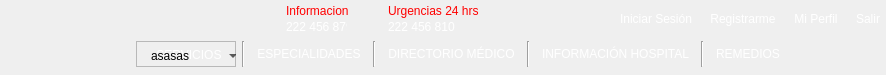
     <widget class="QWidget" name="widget_menuP" native="true">
      <property name="enabled">
       <bool>true</bool>
      </property>
      <property name="minimumSize">
       <size>
        <width>886</width>
        <height>75</height>
       </size>
      </property>
      <property name="maximumSize">
       <size>
        <width>16777215</width>
        <height>75</height>
       </size>
      </property>
      <property name="styleSheet">
       <string notr="true">#label_informacion, #label_urgencias{
	color: rgb(255, 0, 0);
}
#label_telefono1, #label_telefono2{
	color: rgb(255, 255, 255);
}
#pushButton_login, #pushButton_registro, #pushButton_salir,#pushButton_miPerfil{
	background-color: transparent;
	border-radius:6px;
	border:none;
	color:#fff;
	padding:6px;
	text-decoration:none;
}
#pushButton_login:hover, #pushButton_registro:hover, #pushButton_salir:hover,#pushButton_miPerfil:hover{
	color: rgb(111, 157, 183);
}
#pushButton_login:focus, #pushButton_registro:focus, #pushButton_miPerfil:focus{
	background: rgb(51, 97, 123);
	color: rgb(255, 255, 255);
}
#pb_servicios, #pushButton_especialidades, #pushButton__dirMedico, #pushButton_infoHospital,#pb_remedios{
	background-color: transparent;
	border-radius:6px;
	color:#fff;
	padding:6px;
	text-decoration:none;
}
#pb_servicios:hover, #pushButton_especialidades:hover, #pushButton__dirMedico:hover, #pushButton_infoHospital:hover,#pb_remedios:hover{
	color: rgb(111, 157, 183);
}</string>
      </property>
      <layout class="QGridLayout" name="gridLayout_11">
       <property name="leftMargin">
        <number>0</number>
       </property>
       <property name="topMargin">
        <number>0</number>
       </property>
       <property name="rightMargin">
        <number>0</number>
       </property>
       <property name="bottomMargin">
        <number>0</number>
       </property>
       <property name="spacing">
        <number>6</number>
       </property>
       <item row="0" column="0">
        <layout class="QHBoxLayout" name="horizontalLayout_29">
         <item>
          <widget class="QPushButton" name="pushButton_logo">
           <property name="minimumSize">
            <size>
             <width>80</width>
             <height>50</height>
            </size>
           </property>
           <property name="maximumSize">
            <size>
             <width>80</width>
             <height>50</height>
            </size>
           </property>
           <property name="styleSheet">
            <string notr="true">border:none;
background-color:transparent;
padding-top:0;</string>
           </property>
           <property name="text">
            <string/>
           </property>
           <property name="icon">
            <iconset resource="imgs/imgs.qrc">
             <normaloff>:/imgs/logofinal1.png</normaloff>:/imgs/logofinal1.png</iconset>
           </property>
           <property name="iconSize">
            <size>
             <width>80</width>
             <height>50</height>
            </size>
           </property>
          </widget>
         </item>
         <item>
          <layout class="QVBoxLayout" name="verticalLayout_5">
           <property name="bottomMargin">
            <number>5</number>
           </property>
           <item>
            <layout class="QHBoxLayout" name="horizontalLayout">
             <item>
              <spacer name="horizontalSpacer">
               <property name="orientation">
                <enum>Qt::Horizontal</enum>
               </property>
               <property name="sizeType">
                <enum>QSizePolicy::Expanding</enum>
               </property>
               <property name="sizeHint" stdset="0">
                <size>
                 <width>200</width>
                 <height>20</height>
                </size>
               </property>
              </spacer>
             </item>
             <item>
              <layout class="QVBoxLayout" name="verticalLayout">
               <property name="spacing">
                <number>0</number>
               </property>
               <item>
                <widget class="QLabel" name="label_informacion">
                 <property name="minimumSize">
                  <size>
                   <width>66</width>
                   <height>16</height>
                  </size>
                 </property>
                 <property name="font">
                  <font>
                   <pointsize>9</pointsize>
                  </font>
                 </property>
                 <property name="text">
                  <string>Informacion</string>
                 </property>
                </widget>
               </item>
               <item>
                <widget class="QLabel" name="label_telefono1">
                 <property name="minimumSize">
                  <size>
                   <width>61</width>
                   <height>16</height>
                  </size>
                 </property>
                 <property name="maximumSize">
                  <size>
                   <width>61</width>
                   <height>16</height>
                  </size>
                 </property>
                 <property name="text">
                  <string>222 456 879</string>
                 </property>
                </widget>
               </item>
              </layout>
             </item>
             <item>
              <spacer name="horizontalSpacer_5">
               <property name="orientation">
                <enum>Qt::Horizontal</enum>
               </property>
               <property name="sizeType">
                <enum>QSizePolicy::Fixed</enum>
               </property>
               <property name="sizeHint" stdset="0">
                <size>
                 <width>30</width>
                 <height>20</height>
                </size>
               </property>
              </spacer>
             </item>
             <item>
              <layout class="QVBoxLayout" name="verticalLayout_2">
               <property name="spacing">
                <number>0</number>
               </property>
               <item>
                <widget class="QLabel" name="label_urgencias">
                 <property name="minimumSize">
                  <size>
                   <width>91</width>
                   <height>16</height>
                  </size>
                 </property>
                 <property name="font">
                  <font>
                   <pointsize>9</pointsize>
                  </font>
                 </property>
                 <property name="text">
                  <string>Urgencias 24 hrs</string>
                 </property>
                </widget>
               </item>
               <item>
                <widget class="QLabel" name="label_telefono2">
                 <property name="minimumSize">
                  <size>
                   <width>61</width>
                   <height>16</height>
                  </size>
                 </property>
                 <property name="maximumSize">
                  <size>
                   <width>81</width>
                   <height>16</height>
                  </size>
                 </property>
                 <property name="text">
                  <string>222 456 810</string>
                 </property>
                </widget>
               </item>
              </layout>
             </item>
             <item>
              <spacer name="horizontalSpacer_2">
               <property name="orientation">
                <enum>Qt::Horizontal</enum>
               </property>
               <property name="sizeHint" stdset="0">
                <size>
                 <width>40</width>
                 <height>20</height>
                </size>
               </property>
              </spacer>
             </item>
             <item>
              <widget class="QPushButton" name="pushButton_login">
               <property name="text">
                <string>Iniciar Sesión</string>
               </property>
              </widget>
             </item>
             <item>
              <widget class="QPushButton" name="pushButton_registro">
               <property name="text">
                <string>Registrarme</string>
               </property>
              </widget>
             </item>
             <item>
              <widget class="QPushButton" name="pushButton_miPerfil">
               <property name="text">
                <string>Mi Perfil</string>
               </property>
              </widget>
             </item>
             <item>
              <widget class="QPushButton" name="pushButton_salir">
               <property name="text">
                <string>Salir</string>
               </property>
              </widget>
             </item>
            </layout>
           </item>
           <item>
            <layout class="QHBoxLayout" name="horizontalLayout_26">
             <item>
              <spacer name="horizontalSpacer_4">
               <property name="orientation">
                <enum>Qt::Horizontal</enum>
               </property>
               <property name="sizeType">
                <enum>QSizePolicy::Expanding</enum>
               </property>
               <property name="sizeHint" stdset="0">
                <size>
                 <width>40</width>
                 <height>20</height>
                </size>
               </property>
              </spacer>
             </item>
             <item>
              <widget class="QFrame" name="frame_2">
               <property name="minimumSize">
                <size>
                 <width>100</width>
                 <height>0</height>
                </size>
               </property>
               <property name="frameShape">
                <enum>QFrame::StyledPanel</enum>
               </property>
               <property name="frameShadow">
                <enum>QFrame::Raised</enum>
               </property>
               <widget class="QPushButton" name="pb_servicios">
                <property name="geometry">
                 <rect>
                  <x>10</x>
                  <y>0</y>
                  <width>86</width>
                  <height>28</height>
                 </rect>
                </property>
                <property name="text">
                 <string>SERVICIOS</string>
                </property>
               </widget>
               <widget class="QComboBox" name="cb_servicios">
                <property name="geometry">
                 <rect>
                  <x>10</x>
                  <y>0</y>
                  <width>95</width>
                  <height>30</height>
                 </rect>
                </property>
                <property name="styleSheet">
                 <string notr="true">background:transparent;
border:none;</string>
                </property>
                <item>
                 <property name="text">
                  <string>asasas</string>
                 </property>
                </item>
                <item>
                 <property name="text">
                  <string>aassss</string>
                 </property>
                </item>
               </widget>
              </widget>
             </item>
             <item>
              <widget class="Line" name="line">
               <property name="orientation">
                <enum>Qt::Vertical</enum>
               </property>
              </widget>
             </item>
             <item>
              <widget class="QPushButton" name="pushButton_especialidades">
               <property name="text">
                <string>ESPECIALIDADES</string>
               </property>
              </widget>
             </item>
             <item>
              <widget class="Line" name="line_2">
               <property name="orientation">
                <enum>Qt::Vertical</enum>
               </property>
              </widget>
             </item>
             <item>
              <widget class="QPushButton" name="pushButton__dirMedico">
               <property name="text">
                <string>DIRECTORIO MÉDICO</string>
               </property>
              </widget>
             </item>
             <item>
              <widget class="Line" name="line_3">
               <property name="orientation">
                <enum>Qt::Vertical</enum>
               </property>
              </widget>
             </item>
             <item>
              <widget class="QPushButton" name="pushButton_infoHospital">
               <property name="text">
                <string>INFORMACIÓN HOSPITAL</string>
               </property>
              </widget>
             </item>
             <item>
              <widget class="Line" name="line_8">
               <property name="orientation">
                <enum>Qt::Vertical</enum>
               </property>
              </widget>
             </item>
             <item>
              <widget class="QPushButton" name="pb_remedios">
               <property name="text">
                <string>REMEDIOS</string>
               </property>
              </widget>
             </item>
             <item>
              <spacer name="horizontalSpacer_145">
               <property name="orientation">
                <enum>Qt::Horizontal</enum>
               </property>
               <property name="sizeHint" stdset="0">
                <size>
                 <width>40</width>
                 <height>20</height>
                </size>
               </property>
              </spacer>
             </item>
             <item>
              <spacer name="horizontalSpacer_3">
               <property name="orientation">
                <enum>Qt::Horizontal</enum>
               </property>
               <property name="sizeHint" stdset="0">
                <size>
                 <width>13</width>
                 <height>25</height>
                </size>
               </property>
              </spacer>
             </item>
            </layout>
           </item>
          </layout>
         </item>
        </layout>
       </item>
      </layout>
     </widget>
